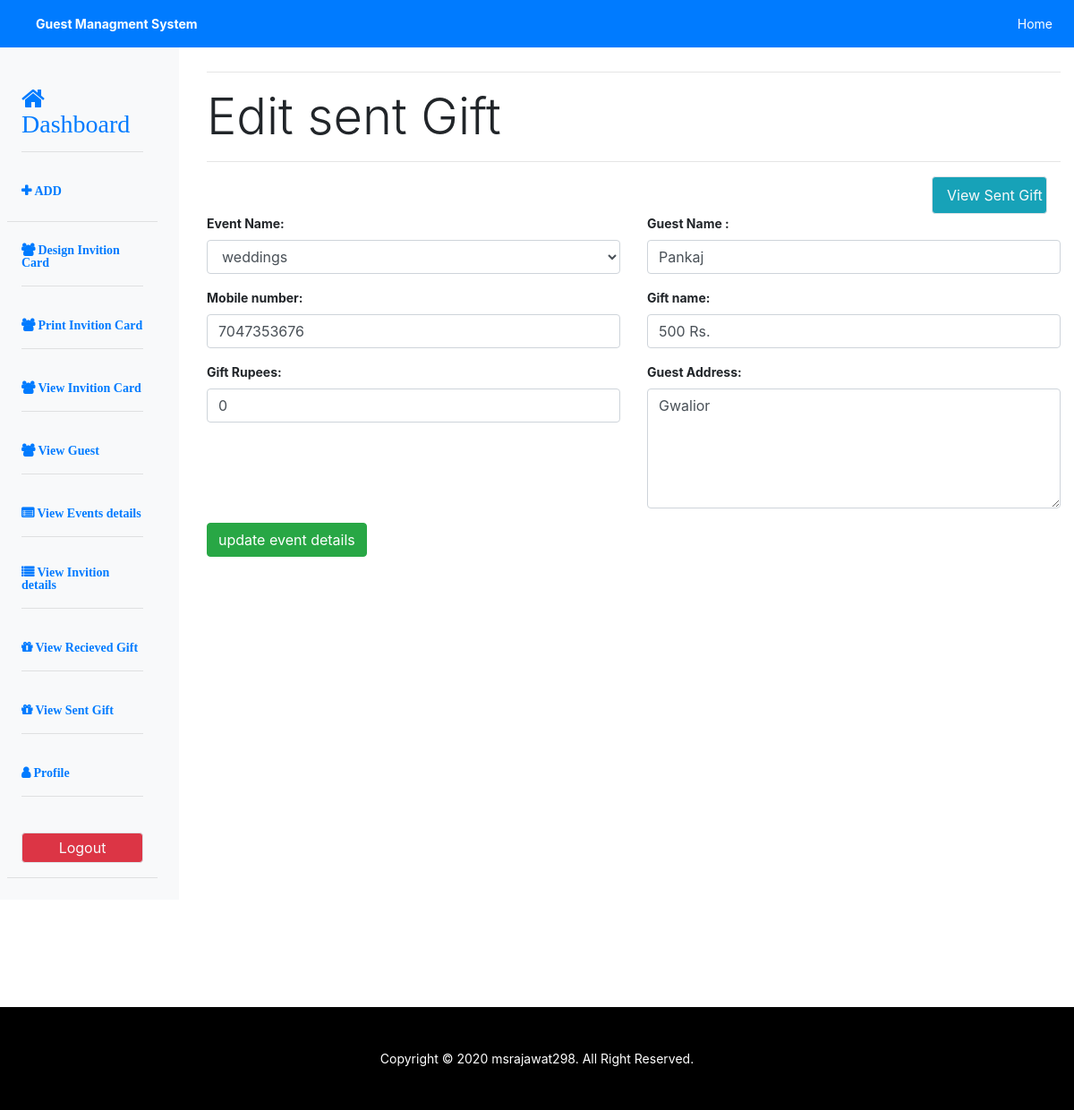
Page /user/sent_gift.php?edit_id=2 (signed in) on the committed database.
### tables this page shows
CREATE TABLE `event_list` (
  `event_id` int(11) NOT NULL,
  `event_name` varchar(50) NOT NULL
);

CREATE TABLE `gifts_sent` (
  `id` int(11) NOT NULL,
  `event_id` varchar(50) NOT NULL,
  `gift_name` varchar(50) NOT NULL,
  `guest_address` varchar(500) DEFAULT NULL,
  `date` datetime NOT NULL DEFAULT CURRENT_TIMESTAMP,
  `upadate_date` timestamp NOT NULL DEFAULT CURRENT_TIMESTAMP ON UPDATE CURRENT_TIMESTAMP,
  `gift_given_by` varchar(50) NOT NULL,
  `mobile` varchar(10) NOT NULL,
  `user_id` int(11) NOT NULL
);

### user/include/db.php (called while the page is built, shortened)
<?php
class db
{
    private $servername = "localhost";
    private $username = "root";
    private $password = "";
    private $dbname = "event_mang";
    private $conn;
    function __construct()
    {
        try {
            $this->conn = new PDO("mysql:host=$this->servername;dbname=$this->dbname", $this->username, $this->password);
            $this->conn->setAttribute(PDO::ATTR_ERRMODE, PDO::ERRMODE_EXCEPTION);
            return "Connected successfully";
        } catch (PDOException $e) {
            return "Connection failed: " . $e->getMessage();
        }
    }
    function select($table_name,$condtion="")
    {
        $stmt = $this->conn->prepare("SELECT * FROM $table_name WHERE 1 $condtion");
        $stmt->execute();
        $result = $stmt->fetchAll(PDO::FETCH_ASSOC);
        return $result;
    }
}
?>

### user/sent_gift.php (the view, shortened to what this page needs)
<?php
require_once 'include/db.php';
$tname="event_list";
$table_name="gifts_sent";
$user = new db();
$data = $user->select($tname);
if(isset($_GET['edit_id'])){
$con=" AND id = {$_GET['edit_id']}";
$edit = $user->select($table_name,$con);
$event_id=$edit[0]['event_id'];
$con=" AND event_id= {$edit[0]['event_id']}";
$event_data = $user->select("event_list",$con);
$event_name=$event_data[0]['event_name'];
$guest_name=$edit[0]['gift_given_by'];
$mobile=$edit[0]['mobile'];
$gift=$edit[0]['gift_name'];
$gift_rupees=$edit[0]['gift_rupees'];
$guest_address=$edit[0]['guest_address'];
}
?>
<?php include_once 'include/header.php';?>
<body>
<?php include 'include/navbar.php';?>
<div class="container-fluid" id="main">
		<div class="row row-offcanvas row-offcanvas-left">
<?php include 'include/sidebar.php';?>
 <div class="col main pt-5 mt-3">
				<hr>
				<h1 class="display-4 d-none d-sm-block">
				<?php if (!empty($_GET['edit_id'])){echo "Edit sent Gift";}else{ echo "Add sent Gift";}?></h1>
				<hr><span class="font-weight-bold text-info"><?php if(!empty($error))echo $error;?></span>
				<div class="col-lg-2 ml-auto">
					<a class="nav-link btn btn-outline-light bg-info  border"
						href="view_sent_gifts.php">View Sent Gift</a>
				</div>
				<form class="font-weight-bold" method="POST" id="myForm" action="" autocomplete="on" enctype="multipart/form-data">
					<div class="row">
						<div class="col-lg-6">
							<div class="form-group">
								<label for="name">Event Name:</label>
									<select class="form-control" name="eventname" id="eventname">
									<?php if(!(empty($event_name))){
											echo "<option value='{$event_id}'>{$event_name}</option>";
											}
											else{?>
										<option value="">---------- Select Event name ----------</option>
									<?php } foreach($data as $value){?>
									<option value="<?php echo $value['event_id']?>"><?php echo $value['event_name'];?></option>
									<?php }?>
											</select>
							</div>
						</div>
					<div class="col-lg-6">
							<div class="form-group">
								<label for="name">Guest Name :</label>
								<input type="text"
									   class="form-control rounded"
									   id="name"
									   placeholder="Enter Guest Name"
									   name="name"
									   value="<?php if(!(empty($guest_name))){echo $guest_name;}?>">
							</div>
						</div>
						<div class="col-lg-6">
							<div class="form-group">
								<label for="mobile">Mobile number:</label>
								<input type="number" min="1"
									   class="form-control rounded"
									   id="mob"
									   placeholder="Enter Guest mobile number"
									   name="mob"
									   value="<?php if(!(empty($mobile))){echo $mobile;}?>">
							</div>
						</div>
						<div class="col-lg-6">
							<div class="form-group">
								<label for="Giftname">Gift name:</label>
								<input type="text"
									   class="form-control rounded"
									   id="gift"
									   placeholder="Gift Name"
									   name="gift"
									   value="<?php if(!(empty($gift))){echo $gift;}?>">
							</div>
						</div>
						<div class="col-lg-6">
							<div class="form-group">
								<label for="Giftrupees">Gift Rupees:</label>
								<input type="number" min="0"
									   class="form-control rounded"
									   id="gift_rupees"
									   placeholder="Gift Rupees"
									   name="gift_rupees"
									   value="<?php if(!(empty($gift_rupees))){echo $gift_rupees;}else{echo 0;}?>">
							</div>
						</div>
						<div class="col-lg-6">
							<div class="form-group">
								<label for="name">Guest Address:</label>
								<textarea class="form-control" rows="5" id="details"  name="details" ><?php if(!(empty($guest_address))){echo $guest_address;}?></textarea>
							</div>
						</div>
						<div class="col-lg-6">
						<?php if (!empty($_GET['edit_id'])) {?>
							<input type="submit"	 class="btn btn-success" name="update"
								value="update event details">
								<?php }else{?>
							<input type="submit" id="submit" class="btn btn-success" name="submit"
								value="Add event"><?php }?>
						</div>
					</div>
				</form>
			</div>
		</div>
	</div>
<?php include 'include/footer.php';?>
</body>
</html>

### css/style.css (style rules this page uses)
body { font-size: .875rem; }
body, html { height:100%; }

### rows in the picture
event_list: eventname "weddings"
gifts_sent: name "Pankaj", mob "7047353676", gift "500 Rs.", details "Gwalior"
